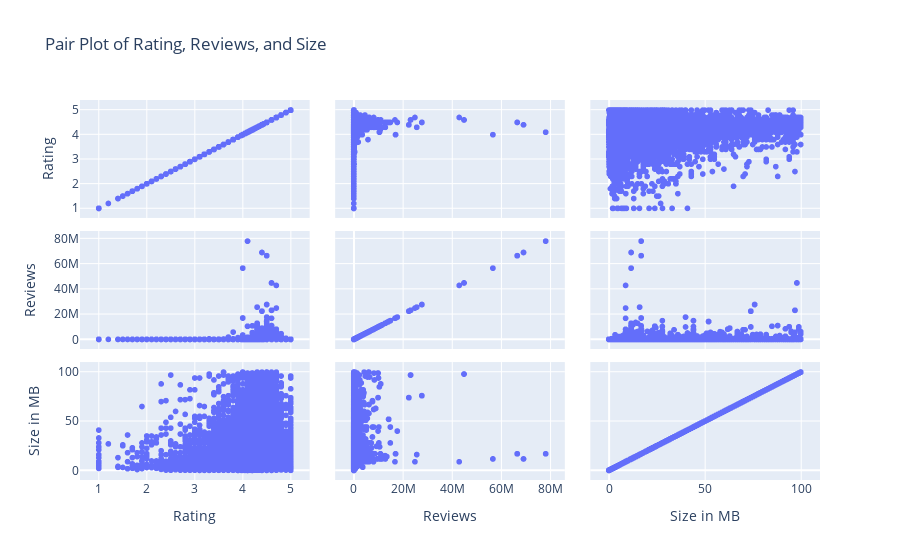

The notebook cell saved with this chart:
### Markdown cell above
Among all the numeric column, rating and review columns are correlated most.

### Code cell
# Multivariate analysis - Pair plot
fig = px.scatter_matrix(df[['Rating', 'Reviews', 'Size in MB']], title='Pair Plot of Rating, Reviews, and Size')
fig.show()

### Figure 1 — Plotly figure (JSON) as saved in the notebook; plotly's stock layout.template omitted (floating-point values rounded to 4 significant figures; data arrays with more than 128 entries replaced by an {"elided": "..."} marker saying what was removed)
{"data": [{"dimensions": [{"axis": {"matches": true}, "label": "Rating", "values": {"elided": "10356 float values"}}, {"axis": {"matches": true}, "label": "Reviews", "values": {"elided": "10356 int values"}}, {"axis": {"matches": true}, "label": "Size in MB", "values": {"elided": "10356 float values"}}], "hovertemplate": "%{xaxis.title.text}=%{x}<br>%{yaxis.title.text}=%{y}<extra></extra>", "legendgroup": "", "marker": {"color": "#636efa", "symbol": "circle"}, "name": "", "showlegend": false, "type": "splom"}], "layout": {"dragmode": "select", "legend": {"tracegroupgap": 0}, "title": {"text": "Pair Plot of Rating, Reviews, and Size"}}}
